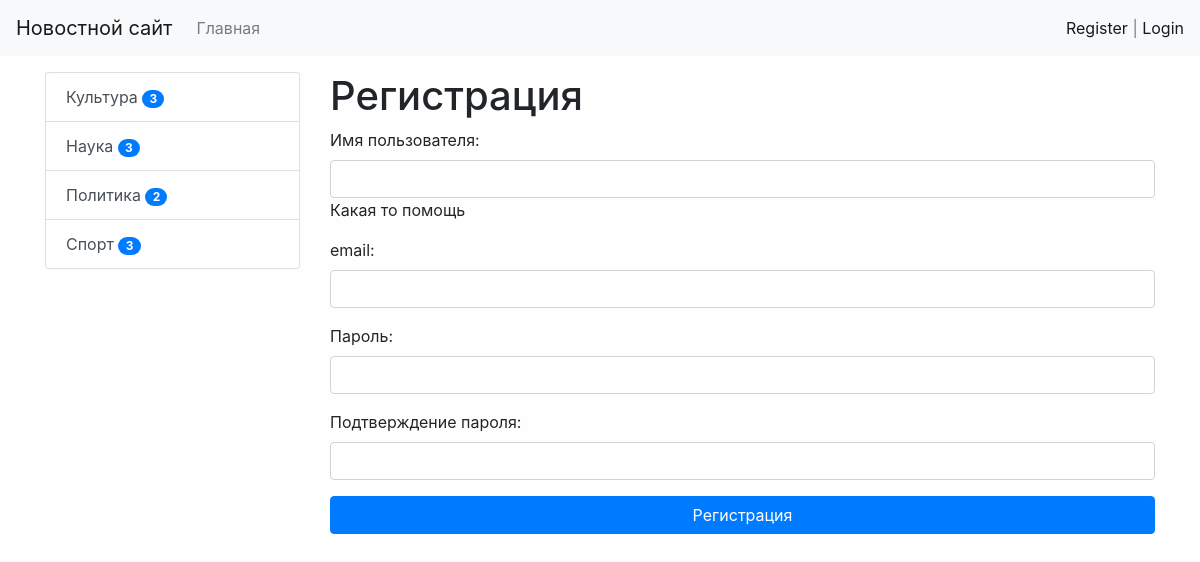
Screenshot of /register/ with the database file from the repository.
### news/models.py (models this page shows, shortened)
class Category(models.Model):
    title = models.CharField(max_length=150, db_index=True, verbose_name='Наименование категории')
    def get_absolute_url(self):
        return reverse('category', kwargs={"category_id": self.pk})
    class Meta:
        verbose_name = 'Категория'
        verbose_name_plural = 'Категрии'
        ordering = ['title', ]

### news/views.py (the view)
# urls.py: path('register/', register, name="register"),
def register(request):
    if request.method == 'POST':
        form = UserRegisterForm(request.POST)
        if form.is_valid():
            user = form.save()
            login(request, user)
            messages.success(request, 'Вы успешно зарегестрировались')
            return redirect('home')
        else:
            messages.error(request, 'Ошибка регистрация')
    else:
        form = UserRegisterForm()
    return render(request, 'news/register.html', {'form': form})

### news/forms.py
class UserRegisterForm(UserCreationForm):
    username = forms.CharField(label='Имя пользователя', help_text="Какая то помощь",
                               widget=forms.TextInput(attrs={'class': 'form-control', 'autocomplete': 'off'}))
    password1 = forms.CharField(label='Пароль', widget=forms.PasswordInput(attrs={'class': 'form-control'}))
    password2 = forms.CharField(label='Подтверждение пароля',
                                widget=forms.PasswordInput(attrs={'class': 'form-control'}))
    email = forms.EmailField(label='email', widget=forms.EmailInput(attrs={'class': 'form-control'}))
    class Meta:
        model = User
        fields = ['username', 'email', 'password1', 'password2']

### news/templatetags/news_tags.py (called while the page is built)
@register.simple_tag(name='get_list_categories')
def get_categories():
    q = '''select
                cat.id as id,
                cat.title as title,
                count(*) as cnt
            from news_category cat
            inner join news_news nw on nw.category_id=cat.id
            where nw.is_published<>0
            group by cat.id
            order by cat.title
    '''
    return Category.objects.raw(q)

@register.inclusion_tag('news/list_categories.html')
def show_categories():
    categories = get_categories()
    return {'categories': categories}

### news/templates/news/register.html (shortened to what this page needs)
{% extends "base.html" %}
{% block sidebar %}
{% include 'inc/_sidebar.html' %}
{% endblock%}
{% block content %}
<h1>Регистрация</h1>
<form action="{% url 'register' %}" method="post">
    {{ form.as_p }}
    <button type="submit" class="btn btn-primary btn-block">Регистрация</button>
</form>
{% endblock%}

### news/templates/news/list_categories.html
<div class="list-group">
    {% for item in categories %}
    <a href="{{ item.get_absolute_url }}" class="list-group-item list-group-item-action">{{ item.title }} <span
            class="badge badge-primary badge-pill">{{item.cnt}}</span></a>
    {% endfor %}
</div>

### mysite/static/css/style.css (style rules this page uses)
body { background-color: #fefefe; }

### rows the page displays
Category: title "Культура", cnt "3"
Category: title "Наука", cnt "3"
Category: title "Политика", cnt "2"
Category: title "Спорт", cnt "3"
